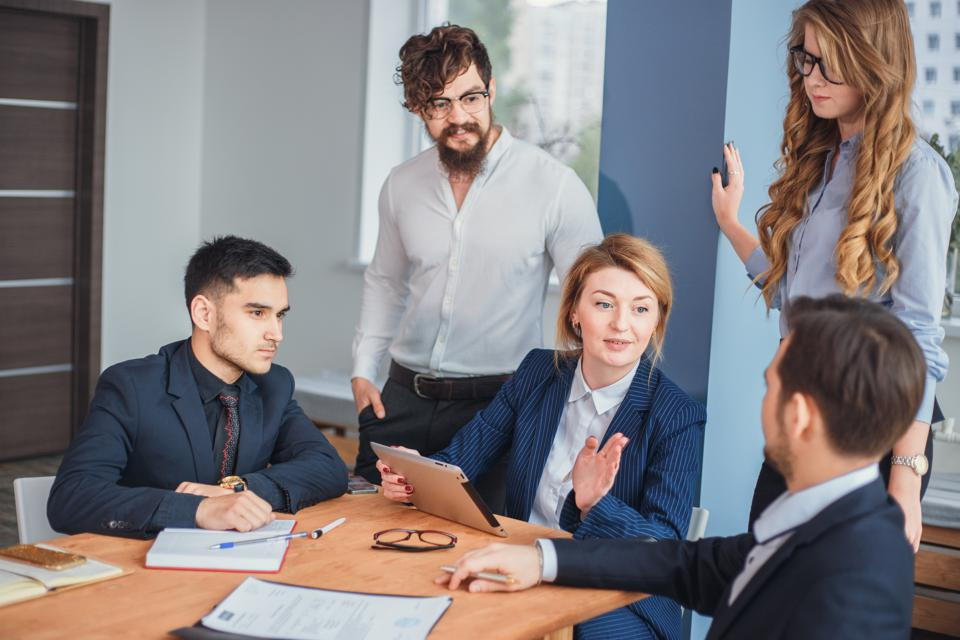
#> input picture image-augmentation/test-images/image1.jpg, 960 x 640 px
$ python -i rotate.py   (imports and definitions only)
#> lines starting #> are read from the running program, lines starting #| are printed output that depends on the picture
import cv2

def rotateLabel(x, y, w, h, rotateCode):

    if rotateCode == 1:
        newX = (1 - y)
        newY = x
        newW = h
        newH = w

    elif rotateCode == 2:
        newX = (1 - x)
        newY = (1 - y)
        newW = w
        newH = h

    elif rotateCode == 3:
        newX = y
        newY = (1 - x)
        newW = h
        newH = w

    else:

        return x, y, w, h

    return newX, newY, newW, newH


def rotateImage(image, labels = None, rotateCode = 0):

    new_labels = []

    for label in labels:
        newX, newY, newW, newH = rotateLabel(label[1], label[2], label[3], label[4], rotateCode)
        new_labels.append( [label[0], newX, newY , newW, newH] )

    if rotateCode == 1:
        rorateImage = cv2.rotate(image, cv2.ROTATE_90_CLOCKWISE)
    elif rotateCode == 2:
        rorateImage = cv2.rotate(image, cv2.ROTATE_180)
    elif rotateCode == 3:
        rorateImage = cv2.rotate(image, cv2.ROTATE_90_COUNTERCLOCKWISE
)
    else:
        return image, new_labels

    return rorateImage, new_labels

>>> import cv2
>>> picture = cv2.imread('../test-images/image1.jpg', cv2.IMREAD_GRAYSCALE)
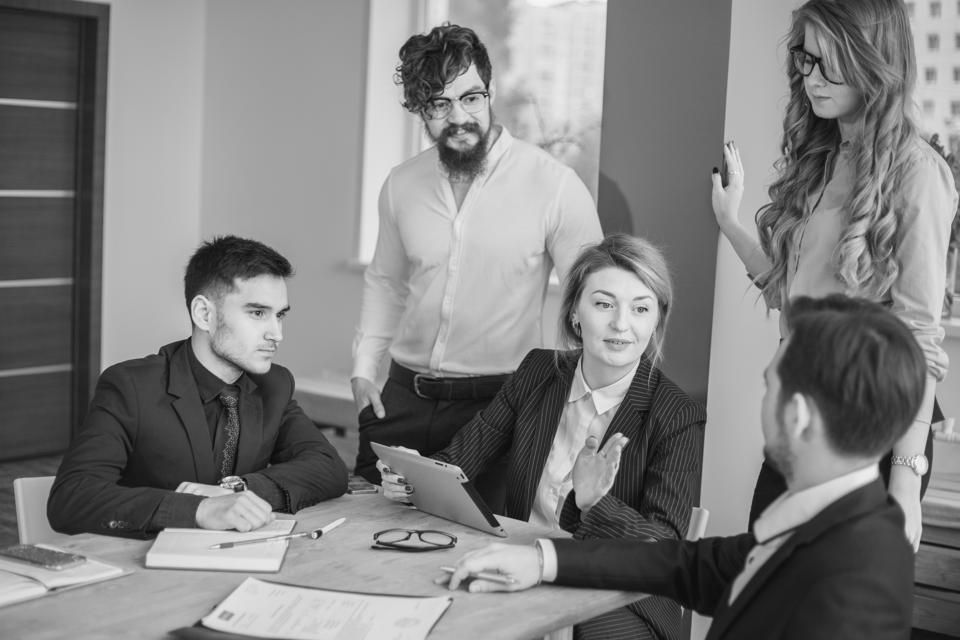
#> picture: shape (640, 960); min 2, max 255, mean 127.9
>>> result = rotateImage(picture)
#> (the run stopped early here; a loop or call above may not have finished)

$ run again, on image-augmentation/test-images/image2.jpg
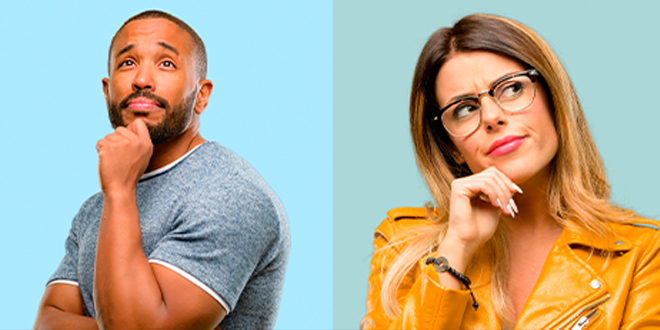
#> input picture image-augmentation/test-images/image2.jpg, 660 x 330 px
#> `picture = cv2.imread('../test-images/image1.jpg', cv2.IMREAD_GRAYSCALE)`:
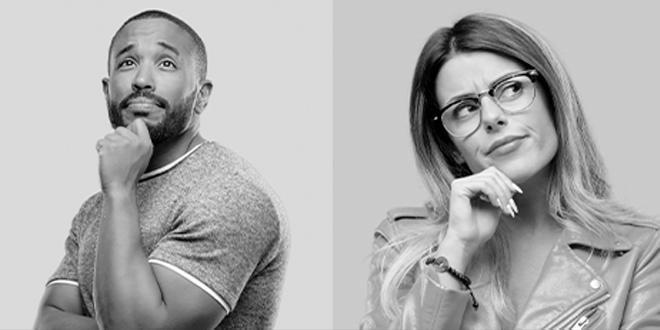
#> picture: shape (330, 660); min 0, max 255, mean 175

$ run again, on image-augmentation/test-images/image3.jpg
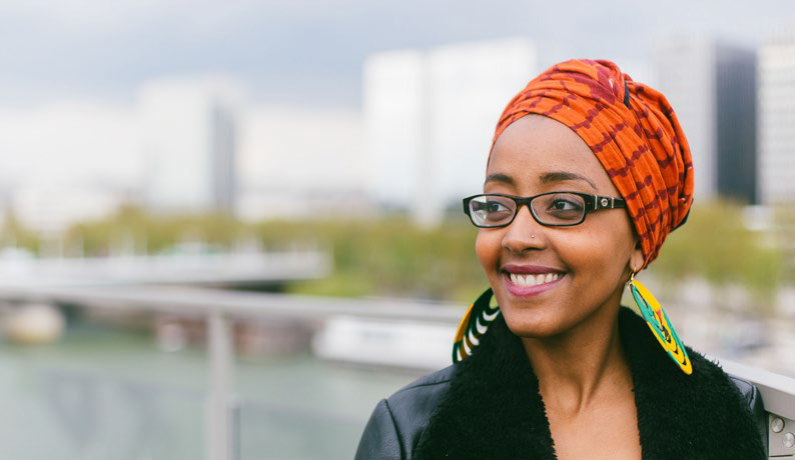
#> input picture image-augmentation/test-images/image3.jpg, 795 x 460 px
#> `picture = cv2.imread('../test-images/image1.jpg', cv2.IMREAD_GRAYSCALE)`:
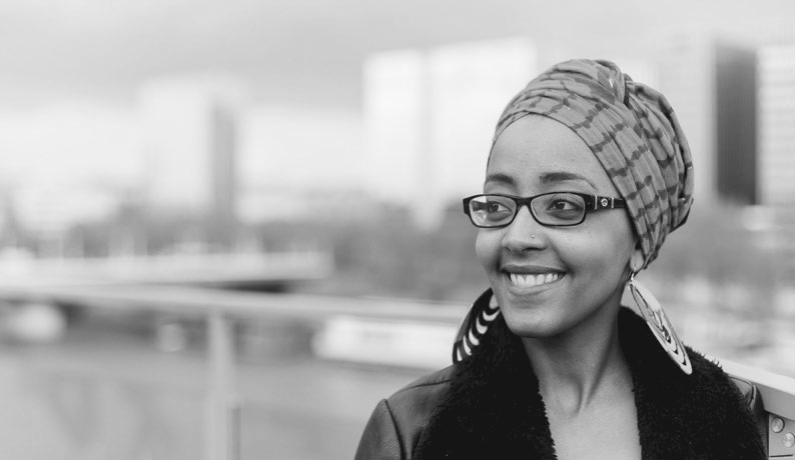
#> picture: shape (460, 795); min 0, max 249, mean 170.5

$ run again, on image-augmentation/test-images/image4.jpg
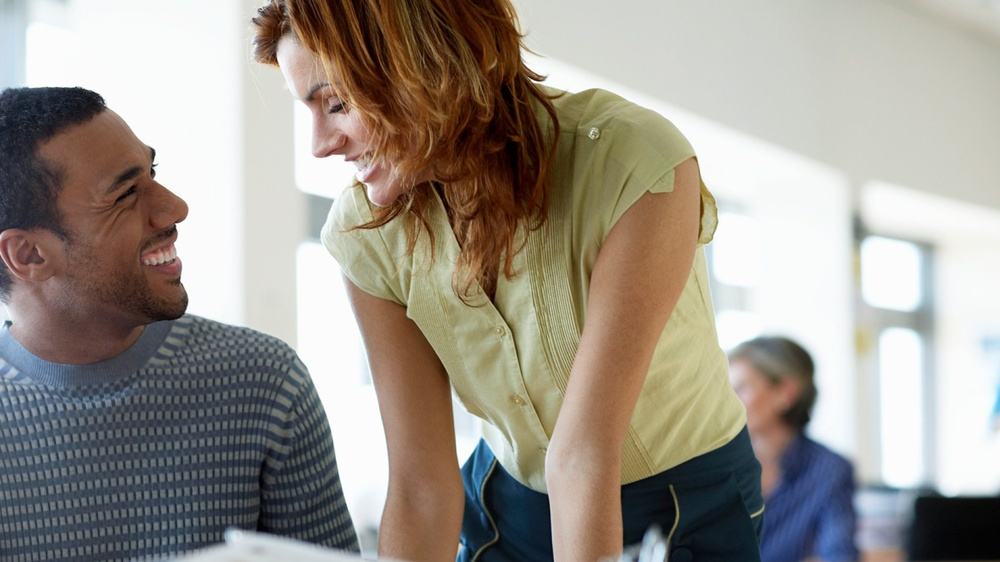
#> input picture image-augmentation/test-images/image4.jpg, 1000 x 562 px, shrunk from 1920 x 1080 before the run
#> `picture = cv2.imread('../test-images/image1.jpg', cv2.IMREAD_GRAYSCALE)`:
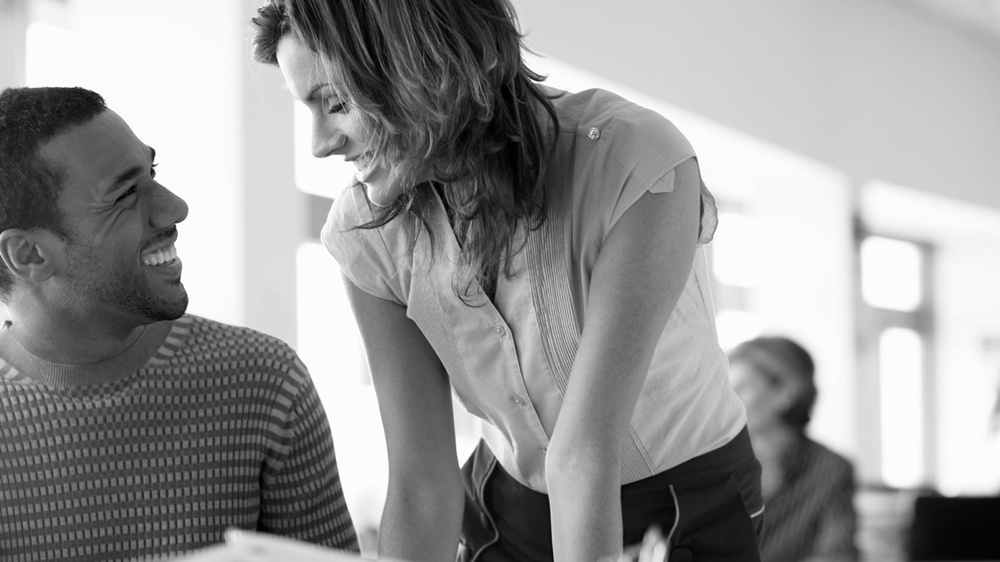
#> picture: shape (562, 1000); min 0, max 255, mean 150.4
